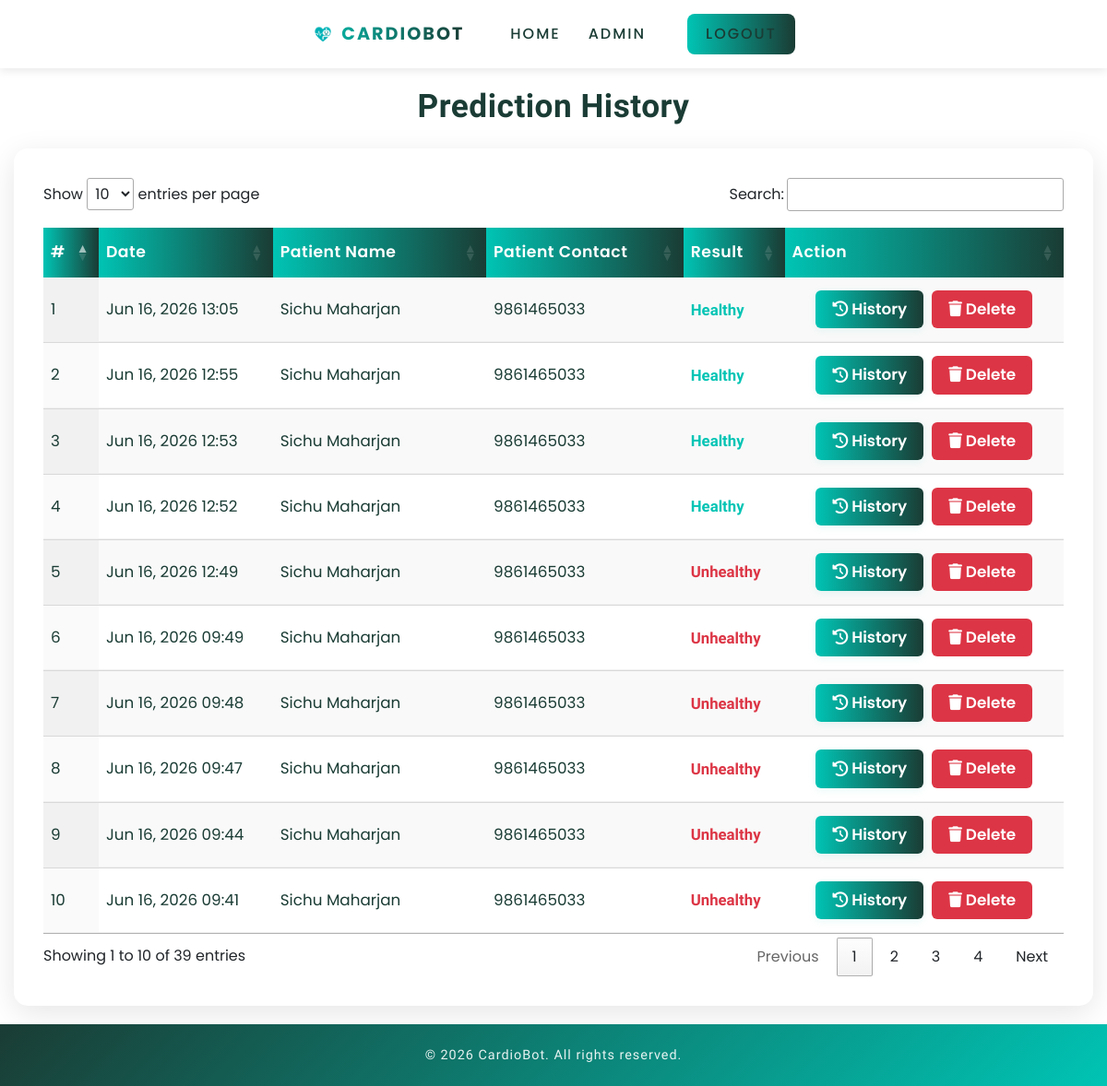
Page /view_search_pat (signed in) on the committed database.
### health/models.py (models this page shows, shortened)
class Search_Data(models.Model):
    patient = models.ForeignKey(Patient, on_delete=models.CASCADE, null=True, blank=True)
    doctor = models.ForeignKey(Doctor, on_delete=models.CASCADE, null=True, blank=True)
    prediction_accuracy = models.CharField(max_length=100,null=True,blank=True)
    result = models.CharField(max_length=100,null=True,blank=True)
    values_list = models.TextField(null=True, blank=True)
    feature_impacts = models.TextField(null=True, blank=True)
    created = models.DateTimeField(auto_now=True,null=True)

class Patient(models.Model):
    user = models.OneToOneField(User, on_delete=models.CASCADE, null=True)
    contact = models.CharField(max_length=100, null=True)
    address = models.CharField(max_length=100, null=True)
    dob = models.DateField(null=True)
    image = models.FileField(null=True)

### health/views.py (the view)
# urls.py: path('view_search_pat', views.view_search_pat, name='view_search_pat'),
@login_required(login_url="login")
def view_search_pat(request):
    try:
        if request.user.is_staff:
            data = Search_Data.objects.all().order_by('-created')
        elif hasattr(request.user, 'doctor'):
            doctor = request.user.doctor
            data = Search_Data.objects.filter(doctor=doctor).order_by('-created')
        elif hasattr(request.user, 'patient'):
            patient = request.user.patient
            data = Search_Data.objects.filter(patient=patient).order_by('-created')
        else:
            data = []
        for item in data:
            item.parsed_values = {}
            if item.values_list:
                try:
                    item.parsed_values = json.loads(item.values_list)
                except json.JSONDecodeError:
                    print(f"[DEBUG] Error decoding JSON for Search_Data ID {item.id}: {item.values_list}")
                    item.parsed_values = {} # Set to empty dict on error
            if item.patient:
                item.patient_name_from_values = f"{item.patient.user.first_name} {item.patient.user.last_name}".strip()
                item.patient_contact_from_values = item.patient.contact
            else:
                item.patient_name_from_values = item.parsed_values.get('patient_name', 'N/A')
                item.patient_contact_from_values = item.parsed_values.get('patient_contact', 'N/A')
        is_doctor_or_staff = hasattr(request.user, 'doctor') or request.user.is_staff
        return render(request, 'view_search_pat.html', {'data': data, 'is_doctor_or_staff': is_doctor_or_staff})
    except Exception as e:
        print(f"[DEBUG] Error in view_search_pat: {e}")
        return render(request, 'view_search_pat.html', {'data': [], 'is_doctor_or_staff': False})

### health/context_processors.py (called while the page is built)
def unread_feedback_count(request):
    if request.user.is_authenticated and request.user.is_staff:
        count = Feedback.objects.filter(is_read=False).count()
        return {'unread_feedback_count': count}
    return {'unread_feedback_count': 0}

### health/templates/view_search_pat.html (shortened to what this page needs)
{% extends 'index.html' %}
{% load static %}
{% block body %}
<div class="search-container">
    <h1 class="search-title">Prediction History</h1>
    <div class="search-table">
        <table id="example" class="display" style="width:100%">
            <thead>
                <tr>
                    <th>#</th>
                    <th>Date</th>
                    {% if is_doctor_or_staff %}
                    <th>Patient Name</th>
                    <th>Patient Contact</th>
                    {% endif %}
                    <th>Result</th>
                    <th>Action</th>
                </tr>
            </thead>
            <tbody>
                {% for i in data %}
                <tr>
                    <td>{{forloop.counter}}</td>
                    <td>{{i.created|date:"M d, Y H:i"}}</td>
                    {% if is_doctor_or_staff %}
                    <td>
                        {% if i.patient %}
                        {{i.patient.user.first_name}} {{i.patient.user.last_name}}
                        {% else %}
                        {{ i.patient_name_from_values|default:"N/A" }}
                        {% endif %}
                    </td>
                    <td>
                        {% if i.patient %}
                        {{i.patient.contact}}
                        {% else %}
                        {{ i.patient_contact_from_values|default:"N/A" }}
                        {% endif %}
                    </td>
                    {% endif %}
                    <td>
                        {% if i.patient %}
                        {% if i.result == "0" %}
                        <h5 class="healthy">Healthy</h5>
                        {% else %}
                        <h5 class="unhealthy">Unhealthy</h5>
                        {% endif %}
                        {% else %}
                        {% if i.result == "0" %}
                        <h5 class="unhealthy">Unhealthy</h5>
                        {% else %}
                        <h5 class="healthy">Healthy</h5>
                        {% endif %}
                        {% endif %}
                    </td>
                    <td class="action-buttons">
                        <a href="{% url 'view_prediction_history' i.id %}" class="btn btn-info btn-sm">
                            <i class="fa fa-history"></i> History
                        </a>
                        {% if request.user.is_staff %}
                        <a href="{% url 'delete_searched' i.id %}" class="btn btn-danger btn-sm"
                            onclick="return confirm('Are you sure?')">
                            <i class="fa fa-trash"></i> Delete
                        </a>
                        {% endif %}
                    </td>
                </tr>
                {% empty %}
                <tr>
                    <td colspan="{% if is_doctor_or_staff %}7{% else %}5{% endif %}" class="no-data">
                        No predictions found. Make a prediction to see the history.
                    </td>
                </tr>
                {% endfor %}
            </tbody>
        </table>
    </div>
</div>
{% endblock %}

### health/static/css/style.css (style rules this page uses)
body { padding: 0; margin: 0; background: #FFF; font-family: 'Quicksand', sans-serif; }
body a, body button { transition: 0.5s all; -webkit-transition: 0.5s all; -moz-transition: 0.5s all; -o-transition: 0.5s all; -ms-transition: 0.5s all; text-decoration: none; }
html { scroll-behavior: smooth; }
h1, h2, h3, h4, h5, h6 { margin: 0; padding: 0; font-family: 'Mukta', sans-serif; }

### health/templates/index.html (style rules this page uses)
* { margin: 0; padding: 0; box-sizing: border-box; font-family: 'Poppins', sans-serif; }
body { min-height: 100vh; display: flex; flex-direction: column; }

### health/templates/view_search_pat.html (style rules this page uses)
.search-container { padding: 20px 15px; margin: 0; display: flex; flex-direction: column; align-items: center; width: 100%; box-sizing: border-box; }
.search-title { color: #1A3C34; margin: 0 0 25px 0; font-size: clamp(1.5rem, 4vw, 2.2rem); font-weight: 700; text-align: center; letter-spacing: 0.5px; padding: 0 10px; }
.search-table { background: white; border-radius: 15px; box-shadow: 0 8px 32px rgba(0, 0, 0, 0.10); padding: clamp(15px, 3vw, 32px); margin: 0 auto; width: 100%; max-width: 1200px; overflow-x: auto; }
table.display { width: 100%; border-collapse: separate; border-spacing: 0; font-size: clamp(0.9rem, 2vw, 1.05rem); background: white; }
table.display thead th, table.dataTable thead th, table.dataTable thead th.sorting, table.dataTable thead th.sorting_asc, table.dataTable thead th.sorting_desc { background: linear-gradient(90deg, #00C4B4, #1A3C34) !important; color: white !important; font-weight: 600; border: none; padding: clamp(10px, 2vw, 14px) clamp(6px, 1vw, 8px); font-size: clamp(0.9rem, 2vw, 1.08rem); letter-spacing: 0.5px; white-space: nowrap; }
table.display tbody td { padding: clamp(8px, 2vw, 12px) clamp(6px, 1vw, 8px); border-bottom: 1.5px solid #f0f0f0; color: #1A3C34; vertical-align: middle; }
.btn-info { background: linear-gradient(90deg, #00C4B4, #1A3C34); border: none; color: white; font-weight: 600; border-radius: 6px; padding: clamp(6px, 1.5vw, 8px) clamp(12px, 2vw, 18px); font-size: clamp(0.85rem, 1.5vw, 1em); box-shadow: 0 2px 8px rgba(0, 196, 180, 0.10); transition: all 0.3s; margin: 2px; display: inline-flex; align-items: center; gap: 4px; white-space: nowrap; }
.btn-danger { background: #dc3545; border: none; color: white; font-weight: 600; border-radius: 6px; padding: clamp(6px, 1.5vw, 8px) clamp(12px, 2vw, 18px); font-size: clamp(0.85rem, 1.5vw, 1em); margin: 2px; transition: all 0.3s; white-space: nowrap; }
.healthy { color: #00C4B4; font-weight: 600; margin: 0; font-size: clamp(0.9rem, 2vw, 1em); }
.unhealthy { color: #dc3545; font-weight: 600; margin: 0; font-size: clamp(0.9rem, 2vw, 1em); }
.action-buttons { white-space: nowrap; display: flex; gap: 5px; flex-wrap: wrap; justify-content: center; }
@media (max-width: 1200px) { .search-table { margin: 0 15px; } }

### rows in the picture
Search_Data: created "Jun 16, 2026 13:05", patient.user.first_name "Sichu", patient.user.last_name "Maharjan", patient.contact "9861465033", result "Healthy"
Search_Data: created "Jun 16, 2026 12:55", patient.user.first_name "Sichu", patient.user.last_name "Maharjan", patient.contact "9861465033", result "Healthy"
Search_Data: created "Jun 16, 2026 12:53", patient.user.first_name "Sichu", patient.user.last_name "Maharjan", patient.contact "9861465033", result "Healthy"
Search_Data: created "Jun 16, 2026 12:52", patient.user.first_name "Sichu", patient.user.last_name "Maharjan", patient.contact "9861465033", result "Healthy"
Search_Data: created "Jun 16, 2026 12:49", patient.user.first_name "Sichu", patient.user.last_name "Maharjan", patient.contact "9861465033", result "Unhealthy"
Search_Data: created "Jun 16, 2026 09:49", patient.user.first_name "Sichu", patient.user.last_name "Maharjan", patient.contact "9861465033", result "Unhealthy"
Search_Data: created "Jun 16, 2026 09:48", patient.user.first_name "Sichu", patient.user.last_name "Maharjan", patient.contact "9861465033", result "Unhealthy"
Search_Data: created "Jun 16, 2026 09:47", patient.user.first_name "Sichu", patient.user.last_name "Maharjan", patient.contact "9861465033", result "Unhealthy"
Search_Data: created "Jun 16, 2026 09:44", patient.user.first_name "Sichu", patient.user.last_name "Maharjan", patient.contact "9861465033", result "Unhealthy"
Search_Data: created "Jun 16, 2026 09:41", patient.user.first_name "Sichu", patient.user.last_name "Maharjan", patient.contact "9861465033", result "Unhealthy"
